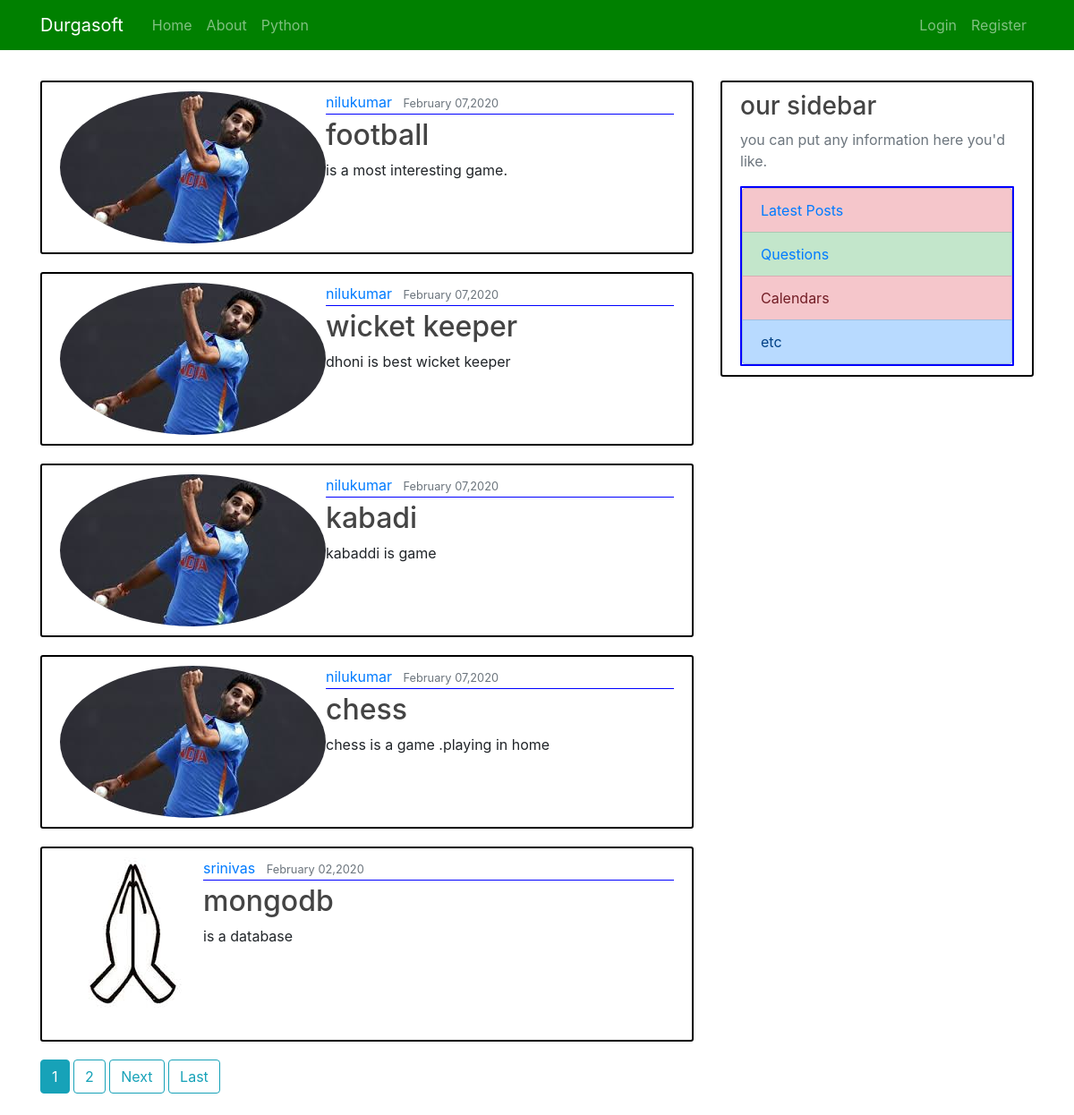
The page / on the database its author committed.
### blog/models.py (models this page shows, shortened)
class Post(models.Model):
    title=models.CharField(max_length=100)
    content=models.TextField()
    date_posted=models.DateField(default=timezone.now)
    author=models.ForeignKey(User,on_delete=models.CASCADE)

### Users/models.py (models this page shows, shortened)
class Profile(models.Model):
    user=models.OneToOneField(User,on_delete=models.CASCADE)
    image=models.ImageField(default='Namaste.jpg',upload_to="profile/")

### blog/views.py (the view)
# urls.py: path('',PostListView.as_view(),name='blog_home'),
class PostListView(ListView):
    model = Post
    template_name = 'blog/home.html'
    context_object_name = 'posts'
    ordering = ['-date_posted']
    paginate_by = 5

### templates/blog/home.html (shortened to what this page needs)
{% extends 'blog/base.html' %}
{% block content %}
    {% for post in posts %}
        <article class="media content-section">
        <img class="rounded-circle account-img"
               src="{{ post.author.profile.image.url }}">
          <div class="media-body">
            <div class="article-metadata">
              <a class="mr-2" href="{% url 'user_posts' post.author.username %}">{{ post.author }}</a>
              <small class="text-muted">{{ post.date_posted|date:'F d,Y' }}</small>
            </div>
            <h2><a class="article-title" href="{% url 'post_detail' post.id %}">{{ post.title }}</a></h2>
            <p class="article-content">{{ post.content }}</p>
          </div>
        </article>
    {% endfor %}
    {% if is_paginated %}
        {% for num in page_obj.paginator.page_range %}
            {% if page_obj.number == num %}
                <a class="btn btn-info mb-4" href="?page={{ num }}">{{ num }}</a>
            {% elif num > page_obj.number|add:'-3' and num < page_obj.number|add:'3' %}
                 <a class="btn btn-outline-info mb-4" href="?page={{ num }}">{{ num }}</a>
            {% endif %}
        {% endfor %}
        {% if page_obj.has_next %}
             <a class="btn btn-outline-info mb-4" href="?page={{ page_obj.next_page_number }}">Next</a>
             <a class="btn btn-outline-info mb-4" href="?page={{ page_obj.paginator.num_pages }}">Last</a>
        {% endif %}
    {% endif %}
{% endblock %}

### templates/blog/base.html (shortened to what this page needs)
{% load static %}
<!DOCTYPE html>
<html lang="en">
<head>
    <link rel="stylesheet" href="https://stackpath.bootstrapcdn.com/bootstrap/4.3.1/css/bootstrap.min.css">
    <link rel="stylesheet" href="{% static 'blog/main.css' %}">
</head>
<body>
<header class="site-header">
    <nav class="navbar navbar-expand-md navbar-dark bg-steel fixed-top">
        <div class="container">
            <a class="navbar-brand mr-4" href="/">Durgasoft</a>
            <div class="collapse navbar-collapse" id="navbarToggle">
                <div class="navbar-nav mr-auto">
                    <a class="nav-item nav-link" href="{% url 'blog_home' %}">Home</a>
                    <a class="nav-item nav-link" href="{% url 'blog_about' %}">About</a>
                    <a class="nav-item nav-link" href="{% url 'blog_python' %}">Python</a>
                </div>
                <div class="navbar-nav">
                    {% if user.is_authenticated %}
                        <a class="nav-item nav-link" href="{% url 'post_create' %}">New Post</a>
                        <a class="nav-item nav-link" href="{% url 'profile' %}">Profile</a>
                        <a class="nav-item nav-link" href="{% url 'logout' %}">Logout</a>
                    {% else %}
                        <a class="nav-item nav-link" href="{% url 'login' %}">Login</a>
                        <a class="nav-item nav-link" href="{% url 'register' %}">Register</a>
                    {% endif %}
                </div>
            </div>
        </div>
    </nav>
</header>
<main class="container">
    <div class="row">
        <div class="col-md-8">
            {% block content %}
            {% endblock %}
        </div>
        <div class="col-md-4">
            <div class="content-section">
                <h3>our sidebar</h3>
                <p class="text-muted"> you can put any information here you'd like.</p>
                <ul class="list-group">
                  <li class="list-group-item list-group-item-danger"><a href="{% url 'latest_posts' %}">Latest Posts</a></li>
                  <li class="list-group-item list-group-item-success"><a href="{% url 'top_questions' %}">Questions</a></li>
                  <li class="list-group-item list-group-item-danger">Calendars</li>
                  <li class="list-group-item list-group-item-primary">etc</li>
               </ul>
            </div>
        </div>
    </div>
</main>
</body>
</html>

### blog/static/blog/main.css (style rules this page uses)
body { margin-top: 90px; }
h1, h2, h3, h4, h5, h6 { color: #444444; }
.bg-steel { background-color: green; }
.content-section { background: #ffffff; padding: 10px 20px; border: 2px solid black; border-radius: 3px; margin-bottom: 20px; }
.article-title { color: #444444; }
.article-content { white-space: pre-line; }
.article-metadata { padding-bottom: 1px; margin-bottom: 4px; border-bottom: 1px solid blue; }
ul.list-group { border: 2px solid blue; border-radius: 1px; }

### rows shown on the page
Post: author.profile.image (picture), author "nilukumar", date_posted "February 07,2020", title "football", content "is a most interesting game."
Post: author.profile.image (picture), author "nilukumar", date_posted "February 07,2020", title "wicket keeper", content "dhoni is best wicket keeper"
Post: author.profile.image (picture), author "nilukumar", date_posted "February 07,2020", title "kabadi", content "kabaddi is game"
Post: author.profile.image (picture), author "nilukumar", date_posted "February 07,2020", title "chess", content "chess is a game .playing in home"
Post: author.profile.image (picture), author "srinivas", date_posted "February 02,2020", title "mongodb", content "is a database"

### other values the page prints
{{ num }} "1"
{{ num }} "2"
